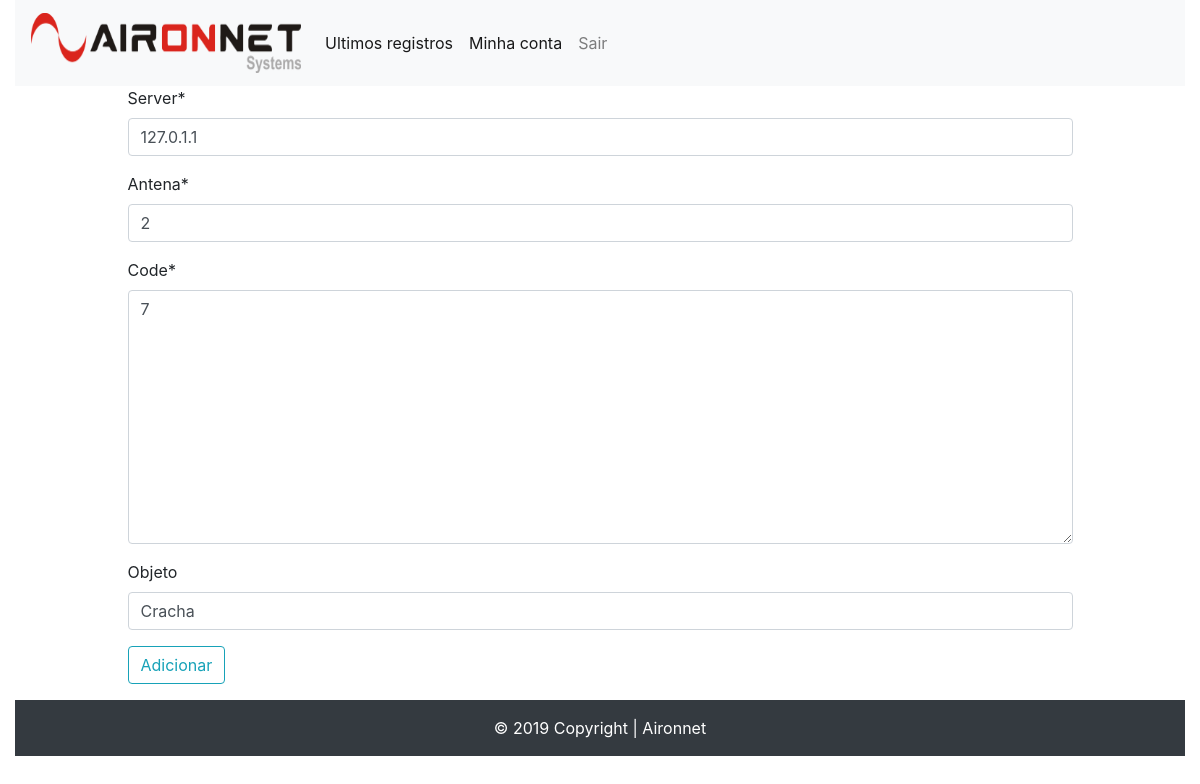
The app's page /lista/cadastro/168 (signed in) with its own data.
### list/models.py (models this page shows, shortened)
class Objeto(models.Model):
	server = models.CharField(max_length=15)
	antena = models.CharField(max_length=10)
	date = models.DateTimeField(default=datetime.now)
	code = models.TextField()
	objeto = models.CharField(max_length=100)

### list/views.py (the view)
# urls.py: path('lista/cadastro/<int:id>', views.add, name='add-objeto'),
@login_required
def add(request, id):
	objt = get_object_or_404(Objeto, pk=id)
	hist = Historico.objects.filter(code=objt.code).last()
	formHist = HistForm(instance=hist)
	form = ObjForm(instance=objt)
	template_name = 'add.html'
	if request.method == 'POST':
		form = ObjForm(request.POST, instance=objt)
		if form.is_valid():
			hist.objeto = objt.objeto
			hist.save()
			objt.save()
			return redirect('/lista')
		else:
			return render(request, template_name, {'form':form})
	else:
		return render(request, template_name, {'form': form})

### list/forms.py
class ObjForm(forms.ModelForm):
	objeto = forms.CharField(max_length=100, required=False)
	class Meta:
		model = Objeto
		fields = ('server', 'antena', 'code', 'objeto')

### list/templates/add.html (shortened to what this page needs)
{% extends 'base.html' %}
{% load crispy_forms_tags %}
{% block content %}
<div class="offset-1 col-10 list-div">
	<form method="POST">
		{{ form|crispy }}
		<button class="btn btn-outline-info my-2 my-sm-0" type="submit" onclick="return confirm('Adicionar objeto ?')">Adicionar</button>
	</form>
</div>
{% endblock %}

### list/static/css/style.css (style rules this page uses)
button { border:none; cursor: pointer; }

### records on screen
Objeto: server "127.0.1.1", antena "2", code "7", objeto "Cracha"
